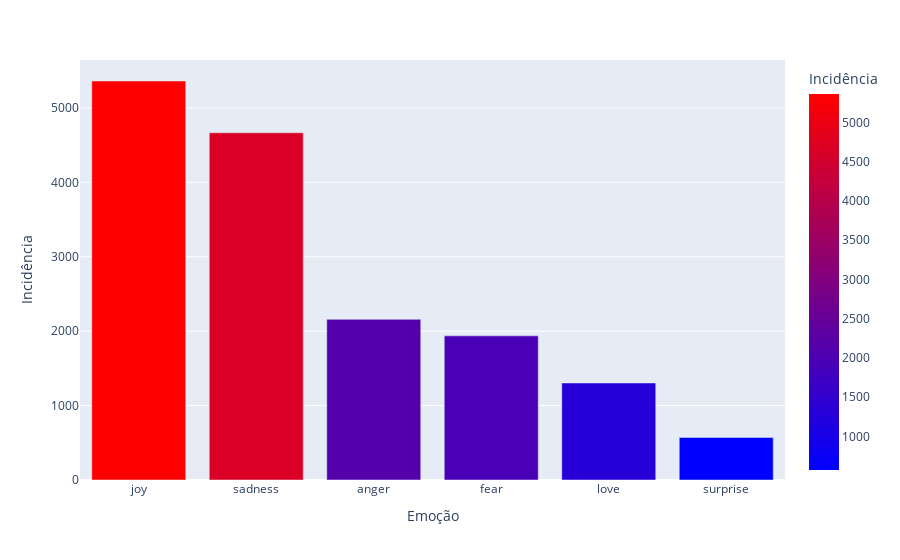

Notebook cell for this chart:
### Markdown cell above
### Passo 3.2 - Dataset de Emoções.

### Code cell
valores = df_emocoes['emotion'].value_counts()

print(valores)

traducao = {
    'emotion':'Emoção', 
    'value': 'Incidência',
    'fear': 'Medo',
    'love': 'Amor',
    'anger': 'Raiva',
    'joy': 'Alegria',
    'sadness': 'Tristeza',
    'surprise': 'Surpresa'
}  

fig = px.bar(
    valores, 
    color='value',
    labels=traducao,
    color_continuous_scale=px.colors.sequential.Bluered
)
fig.show()

### Figure 1 — Plotly figure (JSON) as saved in the notebook; plotly's stock layout.template omitted (floating-point values rounded to 4 significant figures)
{"data": [{"alignmentgroup": "True", "hovertemplate": "Emoção=%{x}<br>Incidência=%{marker.color}<extra></extra>", "legendgroup": "", "marker": {"color": [5362, 4666, 2159, 1937, 1304, 572], "coloraxis": "coloraxis", "pattern": {"shape": ""}}, "name": "", "offsetgroup": "", "orientation": "v", "showlegend": false, "textposition": "auto", "type": "bar", "x": ["joy", "sadness", "anger", "fear", "love", "surprise"], "xaxis": "x", "y": [5362, 4666, 2159, 1937, 1304, 572], "yaxis": "y"}], "layout": {"barmode": "relative", "coloraxis": {"colorbar": {"title": {"text": "Incidência"}}, "colorscale": [[0, "rgb(0,0,255)"], [1, "rgb(255,0,0)"]]}, "legend": {"tracegroupgap": 0}, "margin": {"t": 60}, "xaxis": {"anchor": "y", "domain": [0, 1], "title": {"text": "Emoção"}}, "yaxis": {"anchor": "x", "domain": [0, 1], "title": {"text": "Incidência"}}}}
